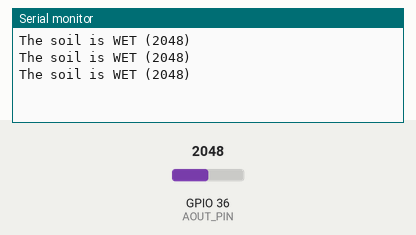
Recording of a sketch running on a simulated ESP32. Shown: the last lines printed to the serial monitor. The test bench sets the inputs (shaded band); at power-on: GPIO 36 (AOUT_PIN) = 2048.

Above: at 1.3 s.
1.4 s: GPIO 36 (AOUT_PIN) set to 2964
At 1.9 s:
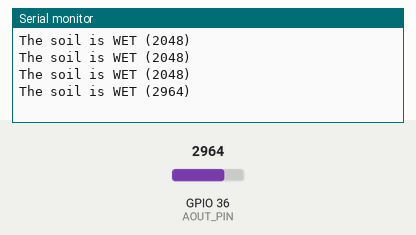
2.9 s: GPIO 36 (AOUT_PIN) set to 3030
At 3.4 s:
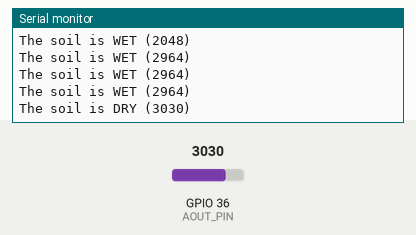

Measured:
- the behaviour switches between 3000 and 3001 on GPIO 36 (AOUT_PIN) (found by bisection; images 1 and 2)
- after the input at 1.4 s, the serial monitor: prints a new line after 0.10 s (image 1)
- after the input at 2.9 s, the serial monitor: prints a new line after 0.10 s (image 2)

The sketch:

moisture_sensor_test.ino
```cpp
#define AOUT_PIN 36 // ESP32 pin GPIO36 (ADC0) that connects to AOUT pin of moisture sensor
#define THRESHOLD 3000 // CHANGE YOUR THRESHOLD HERE

void setup() {
  Serial.begin(9600);
}

void loop() {
  int value = analogRead(AOUT_PIN); // read the analog value from sensor

  if (value > THRESHOLD)
    Serial.print("The soil is DRY (");

  else
    Serial.print("The soil is WET (");

  Serial.print(value);
  Serial.println(")");


  delay(500);
}
```
